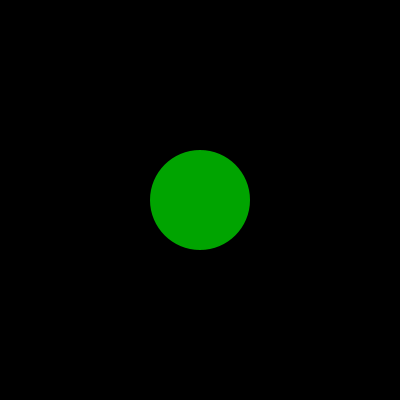
Frame 1 (no input)
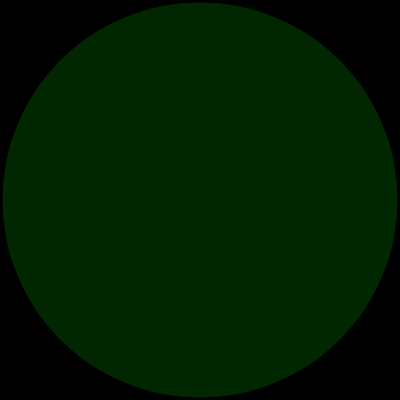
Frame 60 (the mouse pressed at the canvas centre just before this capture)
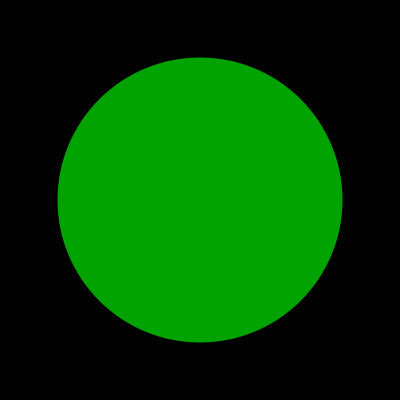
Frame 120 (the mouse held since frame 60 and released just before this capture)

The Processing sketch that drew these frames (run headless with seeded random() and noise(); from frame 60 on, the mouse is pressed at the canvas centre):

// Processing sketch: aula10_grupo02_exercicio03
// ── aula10_grupo02_exercicio03.pde
float tam=1;
void setup() {   size(400, 400);}
void draw() {
  background(0);
  noStroke();
  fill(0,random(255),0);
  pushMatrix();
  translate(200, 200);
  scale(tam);
  ellipse(0, 0, 100, 100);
  popMatrix();
  if(tam > 4){
    tam=0;
  }else{
  tam=tam+0.05;
  }
}
